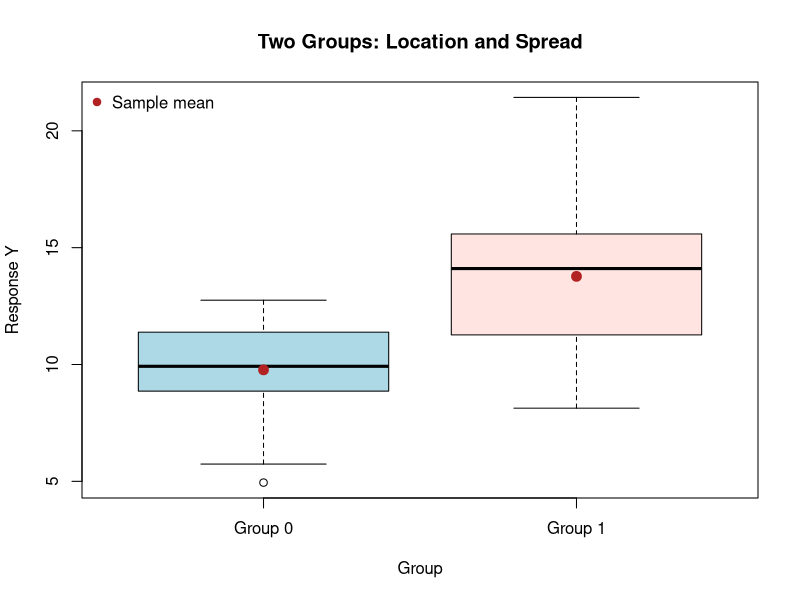
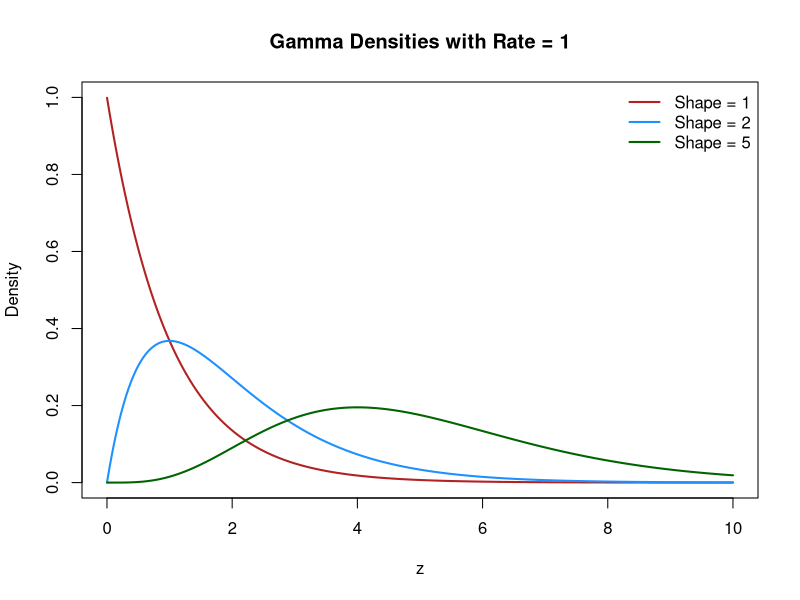
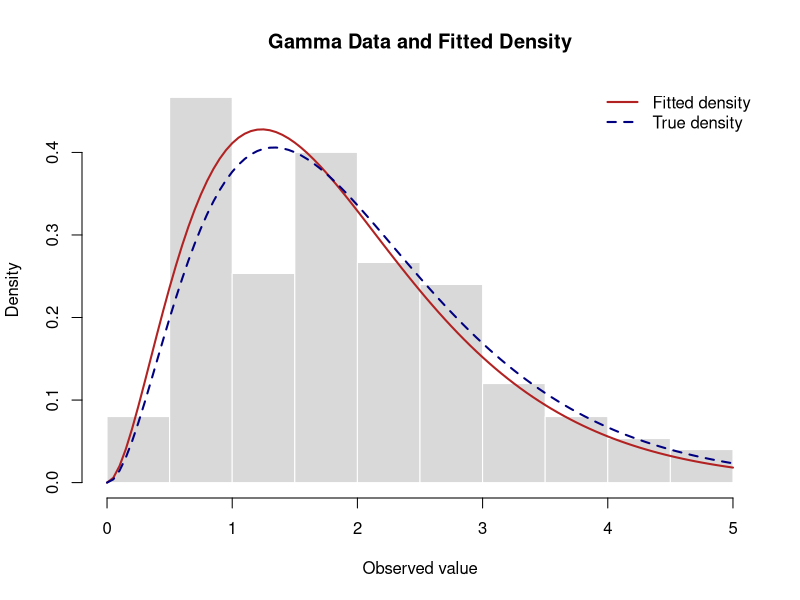
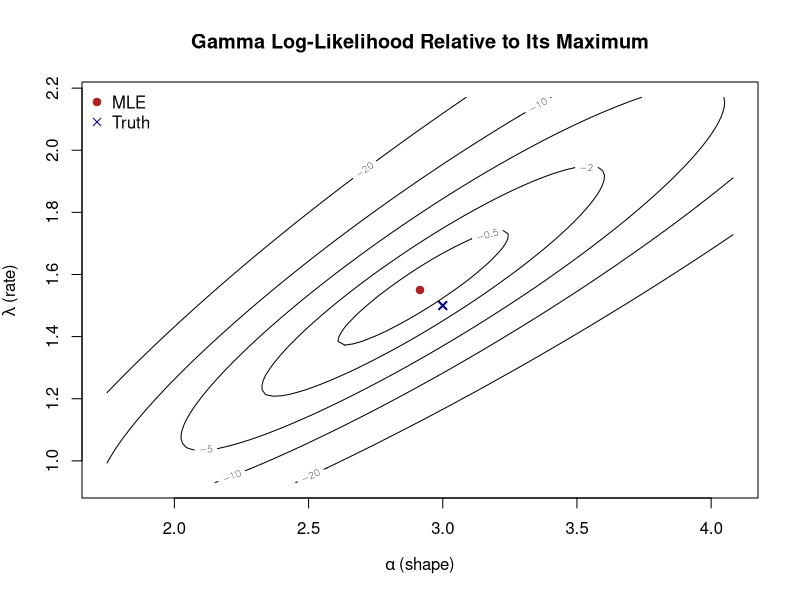

Write the R code that produced these figures, in order.
## ---- chunk 1
knitr::opts_chunk$set(
  echo = TRUE, warning = FALSE, message = FALSE,
  fig.width = 7, fig.height = 4.5, fig.align = "center"
)
set.seed(13503)
## ---- chunk 2
set.seed(13503)
n0 <- 30
n1 <- 40
x <- c(rep(0, n0), rep(1, n1))
y <- c(rnorm(n0, mean = 10, sd = 2),
       rnorm(n1, mean = 14, sd = 3))

y0 <- y[x == 0]
y1 <- y[x == 1]

boxplot(y ~ x, col = c("lightblue", "mistyrose"),
        names = c("Group 0", "Group 1"),
        main = "Two Groups: Location and Spread",
        xlab = "Group", ylab = "Response Y")
points(c(1, 2), c(mean(y0), mean(y1)), pch = 19,
       col = "firebrick", cex = 1.3)
legend("topleft", legend = "Sample mean", pch = 19,
       col = "firebrick", bty = "n")
## ---- chunk 3
alpha0_hat <- mean(y0)
alpha1_hat <- mean(y1)
sigma20_hat <- mean((y0 - alpha0_hat)^2)
sigma21_hat <- mean((y1 - alpha1_hat)^2)

normal_results <- data.frame(
  group = c(0, 1), n = c(length(y0), length(y1)),
  true_mean = c(10, 14),
  estimated_mean = c(alpha0_hat, alpha1_hat),
  true_variance = c(4, 9),
  estimated_variance = c(sigma20_hat, sigma21_hat)
)
knitr::kable(normal_results, digits = 3)
## ---- chunk 4
knitr::kable(data.frame(
  group = c(0, 1),
  MLE_variance = c(sigma20_hat, sigma21_hat),
  R_var = c(var(y0), var(y1)),
  converted_R_var = c((n0 - 1) / n0 * var(y0),
                      (n1 - 1) / n1 * var(y1))
), digits = 3)
## ---- chunk 5
c(Gamma_1 = gamma(1), Gamma_5 = gamma(5), factorial_4 = factorial(4))
## ---- chunk 6
z_grid <- seq(0.001, 10, length.out = 500)
shapes <- c(1, 2, 5)
cols <- c("firebrick", "dodgerblue", "darkgreen")
plot(z_grid, dgamma(z_grid, shape = shapes[1], rate = 1),
     type = "l", lwd = 2, col = cols[1], ylim = c(0, 1),
     main = "Gamma Densities with Rate = 1",
     xlab = "z", ylab = "Density")
for (j in 2:length(shapes)) {
  lines(z_grid, dgamma(z_grid, shape = shapes[j], rate = 1),
        col = cols[j], lwd = 2)
}
legend("topright", legend = paste("Shape =", shapes),
       col = cols, lwd = 2, bty = "n")
## ---- chunk 7
set.seed(13504)
n_gamma <- 150
true_shape <- 3
true_rate <- 1.5
z <- rgamma(n_gamma, shape = true_shape, rate = true_rate)

c(sample_mean = mean(z), sample_variance = var(z),
  true_mean = true_shape / true_rate,
  true_variance = true_shape / true_rate^2)
## ---- chunk 8
m <- mean(z)
v <- mean((z - m)^2)
start <- c(shape = m^2 / v, rate = m / v)
start
## ---- chunk 9
neg_loglik <- function(log_par, data) {
  shape <- exp(log_par[1])
  rate <- exp(log_par[2])
  -sum(dgamma(data, shape = shape, rate = rate, log = TRUE))
}

fit_gamma <- optim(
  par = log(start),
  fn = neg_loglik,
  data = z,
  method = "BFGS"
)

gamma_hat <- exp(fit_gamma$par)
alpha_hat <- unname(gamma_hat["shape"])
lambda_hat <- unname(gamma_hat["rate"])

knitr::kable(data.frame(
  parameter = c("Shape", "Rate"),
  truth = c(true_shape, true_rate),
  starting_value = as.numeric(start),
  MLE = as.numeric(gamma_hat)
), digits = 4)

c(convergence_code = fit_gamma$convergence,
  negative_loglik_at_solution = fit_gamma$value)
## ---- chunk 10
c(
  fitted_rate = lambda_hat,
  shape_over_sample_mean = alpha_hat / mean(z),
  shape_equation_residual = log(alpha_hat) - digamma(alpha_hat) -
    (log(mean(z)) - mean(log(z))),
  loglik_improvement = neg_loglik(log(start), z) - fit_gamma$value
)
## ---- chunk 11
hist(z, probability = TRUE, breaks = "FD", col = "gray85",
     border = "white", main = "Gamma Data and Fitted Density",
     xlab = "Observed value")
curve(dgamma(x, shape = alpha_hat, rate = lambda_hat),
      add = TRUE, col = "firebrick", lwd = 2)
curve(dgamma(x, shape = true_shape, rate = true_rate),
      add = TRUE, col = "navy", lwd = 2, lty = 2)
legend("topright", legend = c("Fitted density", "True density"),
       col = c("firebrick", "navy"), lwd = 2, lty = c(1, 2),
       bty = "n")
## ---- chunk 12
shape_grid <- seq(0.6 * alpha_hat, 1.4 * alpha_hat, length.out = 80)
rate_grid <- seq(0.6 * lambda_hat, 1.4 * lambda_hat, length.out = 80)
ll_grid <- outer(shape_grid, rate_grid, Vectorize(function(a, r) {
  sum(dgamma(z, shape = a, rate = r, log = TRUE))
}))

# Shift by the fitted maximum; this does not change the maximizing pair.
relative_ll <- ll_grid + fit_gamma$value
contour(shape_grid, rate_grid, relative_ll,
        levels = c(-20, -10, -5, -2, -0.5),
        xlab = expression(alpha~"(shape)"),
        ylab = expression(lambda~"(rate)"),
        main = "Gamma Log-Likelihood Relative to Its Maximum")
points(alpha_hat, lambda_hat, col = "firebrick", pch = 19)
points(true_shape, true_rate, col = "navy", pch = 4, lwd = 2)
legend("topleft", legend = c("MLE", "Truth"),
       col = c("firebrick", "navy"), pch = c(19, 4), bty = "n")
## ---- chunk 13
beta0_hat <- alpha0_hat
beta1_hat <- alpha1_hat - alpha0_hat

knitr::kable(data.frame(
  group = c(0, 1),
  fitted_group_mean = c(alpha0_hat, alpha1_hat),
  fitted_linear_mean = beta0_hat + beta1_hat * c(0, 1)
), digits = 3)

# With a binary predictor, least squares gives the same fitted means.
fit_linear <- lm(y ~ x)
c(intercept = unname(coef(fit_linear)[1]),
  slope = unname(coef(fit_linear)[2]))
